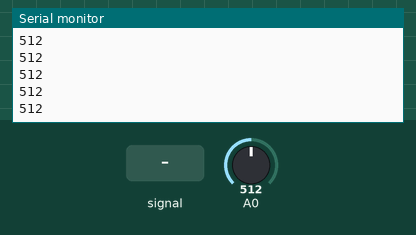
Simulated run of this sketch. Board: Arduino Uno, built with avr-gcc and run on an emulated ATmega328P. Parts: the last lines printed to the serial monitor. Inputs (shaded band) come from the test bench; at power-on: A0 = 512.

Above: at 1.2 s.
1.3 s: A0 fed a 200 Hz sine of ±81 counts around its level
At 1.9 s:
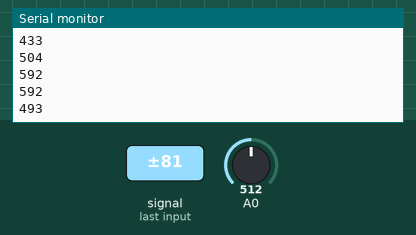
2.8 s: A0 set to 716
At 3.7 s:
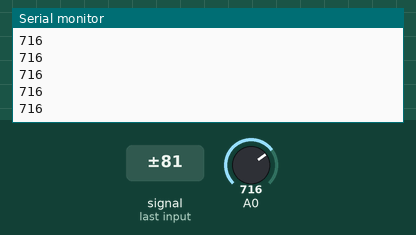
4.3 s: A0 fed a 1000 Hz sine of ±255 counts around its level
At 5.1 s:
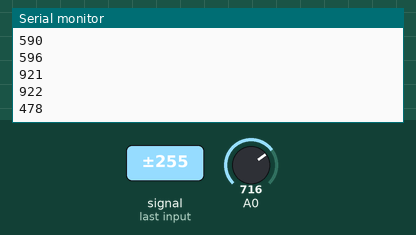
5.8 s: A0 set to 900
At 6.3 s:
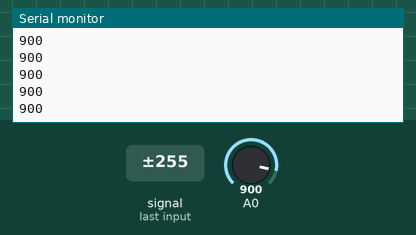
Timing chart, 0 to 8.3 s (numbered marks = the images above; inputs shaded):
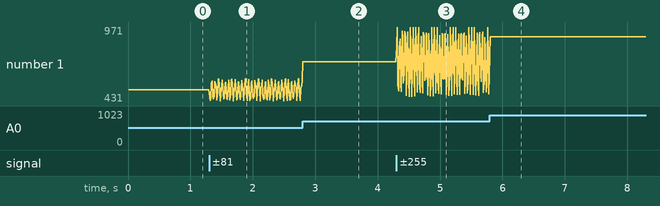

The sketch:

sketch_apr9a.ino
```cpp
unsigned long lastSent = 0;

void setup()
{
  Serial.begin(9600);
}
int fixedVal = 0;
void loop()
{

  int val = analogRead(A0);


  unsigned long now = millis();


  if (now-lastSent > 10)
  {
  Serial.println(val);

    lastSent = now;
  }
}
```

Measured:
- after the input at 1.3 s, the serial monitor: prints a new line at once (image 1)
- after the input at 4.3 s, the serial monitor: prints a new line at once (image 3)
- plotted number 1: 512 → 582 after the input at 1.3 s, 716 → 761 after the input at 4.3 s
